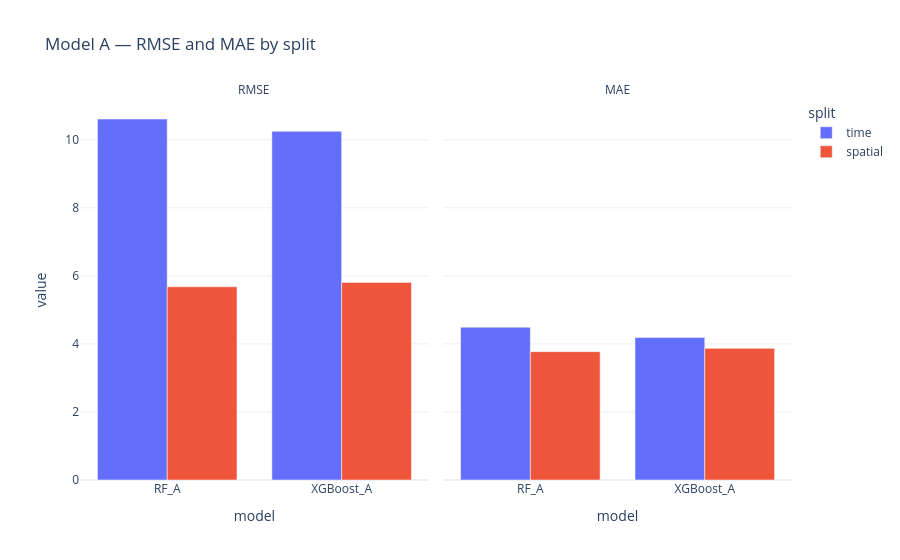

Notebook code cell kept with this figure:
### Markdown cell above
### Model A — Performance Comparison (RF vs XGBoost

### Code cell
plot_a = metrics_a.melt(
    id_vars=["split", "model"],
    value_vars=["RMSE", "MAE"],
    var_name="metric",
    value_name="value",
)

fig = px.bar(
    plot_a,
    x="model",
    y="value",
    color="split",
    facet_col="metric",
    barmode="group",
    title="Model A — RMSE and MAE by split",
)
fig.update_layout(template="plotly_white", paper_bgcolor="rgba(0,0,0,0)", plot_bgcolor="rgba(0,0,0,0)")
fig.for_each_annotation(lambda a: a.update(text=a.text.split("=")[-1]))
fig.write_image("images/modela_matrix_comparison.png", scale=2)
fig.show()

### Figure 1 — Plotly figure (JSON) as saved in the notebook; plotly's stock layout.template omitted (floating-point values rounded to 4 significant figures)
{"data": [{"alignmentgroup": "True", "hovertemplate": "split=time<br>metric=RMSE<br>model=%{x}<br>value=%{y}<extra></extra>", "legendgroup": "time", "marker": {"color": "#636efa", "pattern": {"shape": ""}}, "name": "time", "offsetgroup": "time", "orientation": "v", "showlegend": true, "textposition": "auto", "x": ["RF_A", "XGBoost_A"], "xaxis": "x", "y": [10.61, 10.25], "yaxis": "y", "type": "bar"}, {"alignmentgroup": "True", "hovertemplate": "split=time<br>metric=MAE<br>model=%{x}<br>value=%{y}<extra></extra>", "legendgroup": "time", "marker": {"color": "#636efa", "pattern": {"shape": ""}}, "name": "time", "offsetgroup": "time", "orientation": "v", "showlegend": false, "textposition": "auto", "x": ["RF_A", "XGBoost_A"], "xaxis": "x2", "y": [4.49, 4.19], "yaxis": "y2", "type": "bar"}, {"alignmentgroup": "True", "hovertemplate": "split=spatial<br>metric=RMSE<br>model=%{x}<br>value=%{y}<extra></extra>", "legendgroup": "spatial", "marker": {"color": "#EF553B", "pattern": {"shape": ""}}, "name": "spatial", "offsetgroup": "spatial", "orientation": "v", "showlegend": true, "textposition": "auto", "x": ["RF_A", "XGBoost_A"], "xaxis": "x", "y": [5.679, 5.806], "yaxis": "y", "type": "bar"}, {"alignmentgroup": "True", "hovertemplate": "split=spatial<br>metric=MAE<br>model=%{x}<br>value=%{y}<extra></extra>", "legendgroup": "spatial", "marker": {"color": "#EF553B", "pattern": {"shape": ""}}, "name": "spatial", "offsetgroup": "spatial", "orientation": "v", "showlegend": false, "textposition": "auto", "x": ["RF_A", "XGBoost_A"], "xaxis": "x2", "y": [3.772, 3.869], "yaxis": "y2", "type": "bar"}], "layout": {"xaxis": {"anchor": "y", "domain": [0.0, 0.49], "title": {"text": "model"}}, "yaxis": {"anchor": "x", "domain": [0.0, 1.0], "title": {"text": "value"}}, "xaxis2": {"anchor": "y2", "domain": [0.51, 1.0], "matches": "x", "title": {"text": "model"}}, "yaxis2": {"anchor": "x2", "domain": [0.0, 1.0], "matches": "y", "showticklabels": false}, "annotations": [{"font": {}, "showarrow": false, "text": "RMSE", "x": 0.245, "xanchor": "center", "xref": "paper", "y": 1.0, "yanchor": "bottom", "yref": "paper"}, {"font": {}, "showarrow": false, "text": "MAE", "x": 0.755, "xanchor": "center", "xref": "paper", "y": 1.0, "yanchor": "bottom", "yref": "paper"}], "legend": {"title": {"text": "split"}, "tracegroupgap": 0}, "title": {"text": "Model A — RMSE and MAE by split"}, "barmode": "group", "paper_bgcolor": "rgba(0,0,0,0)", "plot_bgcolor": "rgba(0,0,0,0)"}}
